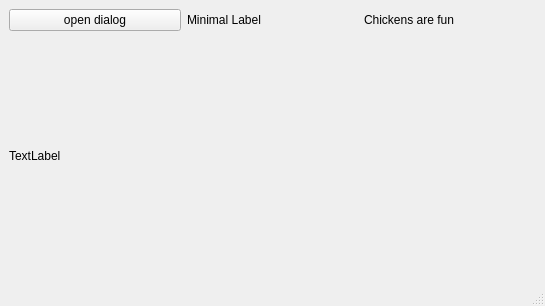
<?xml version="1.0" encoding="UTF-8"?>
<ui version="4.0">
 <class>MainWindow</class>
 <widget class="QMainWindow" name="MainWindow">
  <property name="geometry">
   <rect>
    <x>0</x>
    <y>0</y>
    <width>545</width>
    <height>306</height>
   </rect>
  </property>
  <property name="windowTitle">
   <string>MainWindow</string>
  </property>
  <widget class="QWidget" name="centralwidget">
   <layout class="QGridLayout" name="gridLayout">
    <item row="0" column="1">
     <widget class="QLabel" name="label">
      <property name="text">
       <string>Minimal Label</string>
      </property>
     </widget>
    </item>
    <item row="0" column="2">
     <widget class="QLabel" name="label_2">
      <property name="text">
       <string>Chickens are fun</string>
      </property>
     </widget>
    </item>
    <item row="0" column="0">
     <widget class="QPushButton" name="open_pb">
      <property name="text">
       <string>open dialog</string>
      </property>
     </widget>
    </item>
    <item row="1" column="0">
     <widget class="QLabel" name="label_0">
      <property name="text">
       <string>TextLabel</string>
      </property>
     </widget>
    </item>
   </layout>
  </widget>
  <widget class="QMenuBar" name="menubar">
   <property name="geometry">
    <rect>
     <x>0</x>
     <y>0</y>
     <width>545</width>
     <height>24</height>
    </rect>
   </property>
  </widget>
  <widget class="QStatusBar" name="statusbar"/>
 </widget>
 <resources/>
 <connections/>
</ui>
